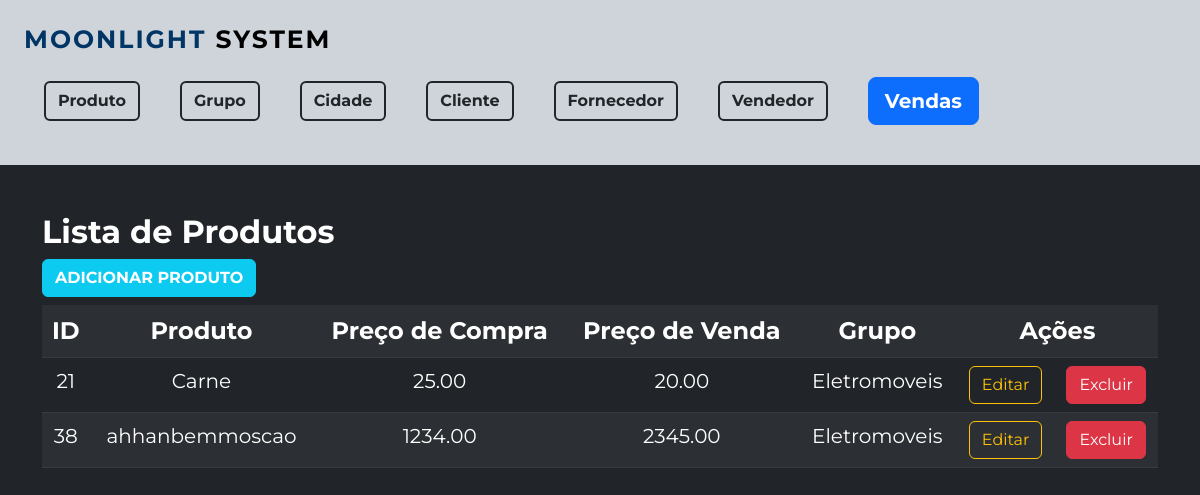
Page /Produto/formListaProduto.php on the earlier database version.
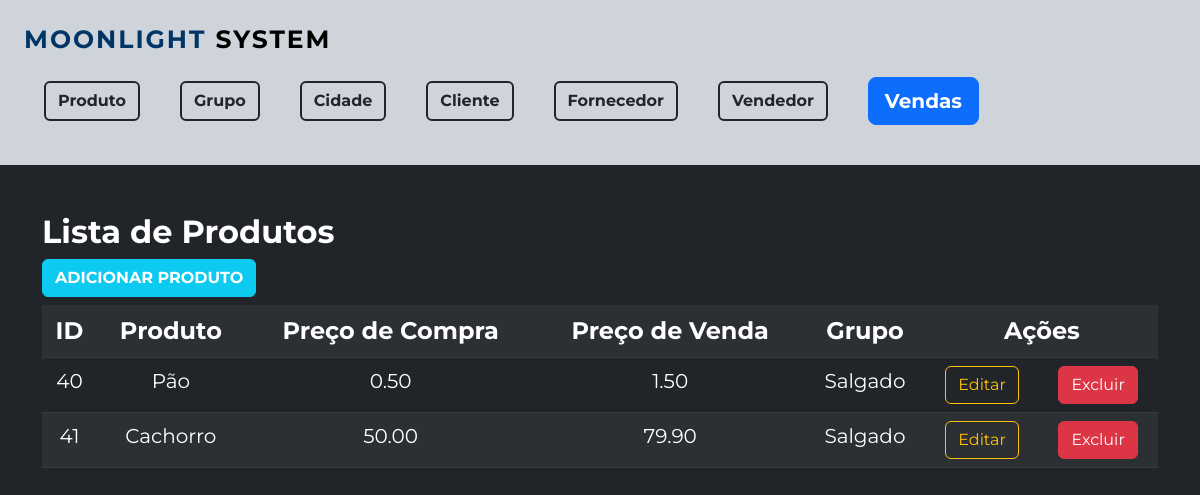
Same page on the later database version.
### tables this page shows
CREATE TABLE `tb_produto` (
  `id_produto` int(11) NOT NULL,
  `nm_produto` varchar(55) NOT NULL,
  `precocompra` float(9,2) DEFAULT NULL,
  `precovenda` float(9,2) DEFAULT NULL,
  `obs` text DEFAULT NULL,
  `fk_id_grupo` int(11) DEFAULT NULL,
  `qtd_estoque` double(9,2) DEFAULT NULL
);

CREATE TABLE `tb_grupo` (
  `id_grupo` int(11) NOT NULL,
  `nm_grupo` varchar(55) DEFAULT NULL
);

### Produto/formListaProduto.php (the view, shortened to what this page needs)
<?php
include '../formMenu.php';
include '../conexao/conecta.php';
$sql="SELECT prod.id_produto, prod.nm_produto,prod.precocompra, prod.precovenda,gr.nm_grupo FROM tb_produto prod INNER JOIN tb_grupo gr ON gr.id_grupo=prod.fk_id_grupo";
$resultado= mysqli_query($conexao,$sql);
?>
<div class="container pt-5">
<h2 class="fw-bold"> Lista de Produtos</h2>
<a href="formProduto.php" class="btn btn-info fw-bold text-white mb-2">ADICIONAR PRODUTO</a>
	<table class="table table-striped table-dark container text-center">
		<tr class="fs-4">
			<th>ID </th>
			<th>Produto</th>
			<th>Preço de Compra</th>
			<th>Preço de Venda</th>
			<th>Grupo</th>
			<th colspan="2">Ações</th>
		</tr>
		<?php
			while ( $item=mysqli_fetch_array($resultado)) {
				echo "<tr class='fs-5'>";
				echo "<td> $item[id_produto] </td>";
				echo "<td> $item[nm_produto] </td>";
				echo "<td> $item[precocompra] </td>";
				echo "<td> $item[precovenda] </td>";
				echo "<td> $item[nm_grupo] </td>";
				echo "<td><a href='formProduto.php?id=$item[id_produto]' class='btn btn-outline-warning'>Editar</a></td>";
				echo "<td><a href='formExcluirProduto.php?id=$item[id_produto]' class='btn btn-danger'>Excluir</a></td>";
			}
	?>
	</table>
</div>

Differences in the rows shown:
removed tb_produto: id_produto "21", nm_produto "Carne", precocompra "25.00", precovenda "20.00", tb_grupo.nm_grupo "Eletromoveis"
removed tb_produto: id_produto "38", nm_produto "ahhanbemmoscao", precocompra "1234.00", precovenda "2345.00", tb_grupo.nm_grupo "Eletromoveis"
added tb_produto: id_produto "40", nm_produto "Pão", precocompra "0.50", precovenda "1.50", tb_grupo.nm_grupo "Salgado"
added tb_produto: id_produto "41", nm_produto "Cachorro", precocompra "50.00", precovenda "79.90", tb_grupo.nm_grupo "Salgado"
